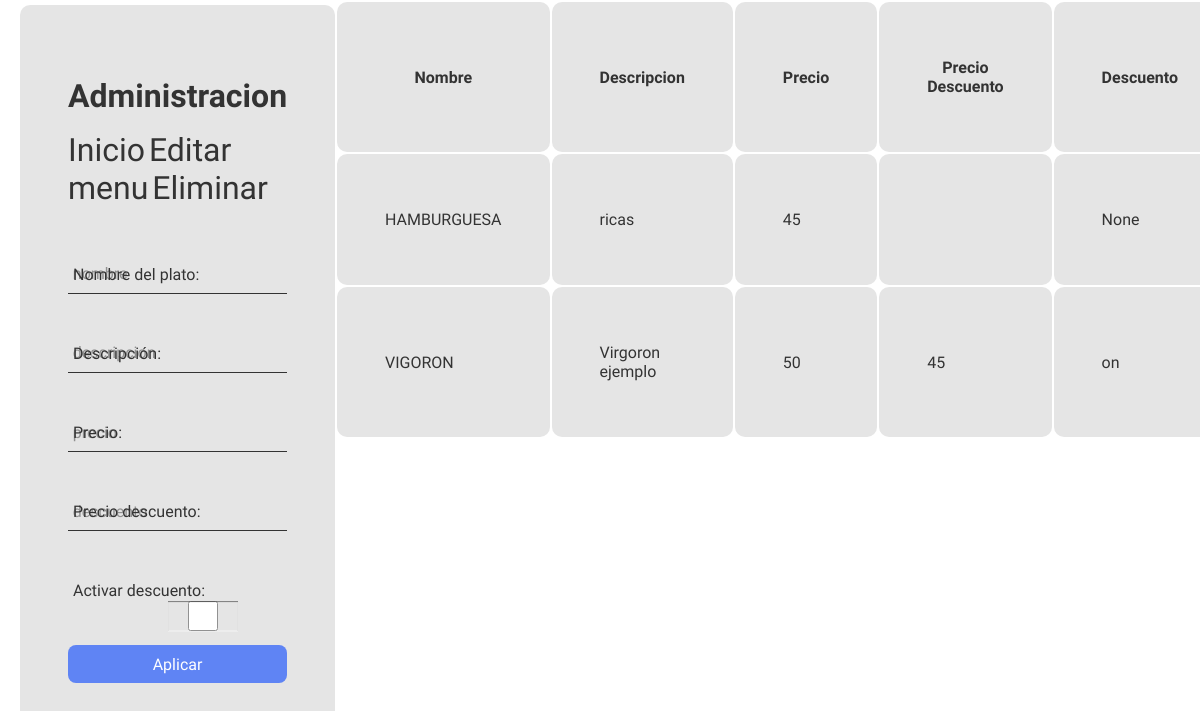
/admin (signed in), run on an earlier commit of the app's database.
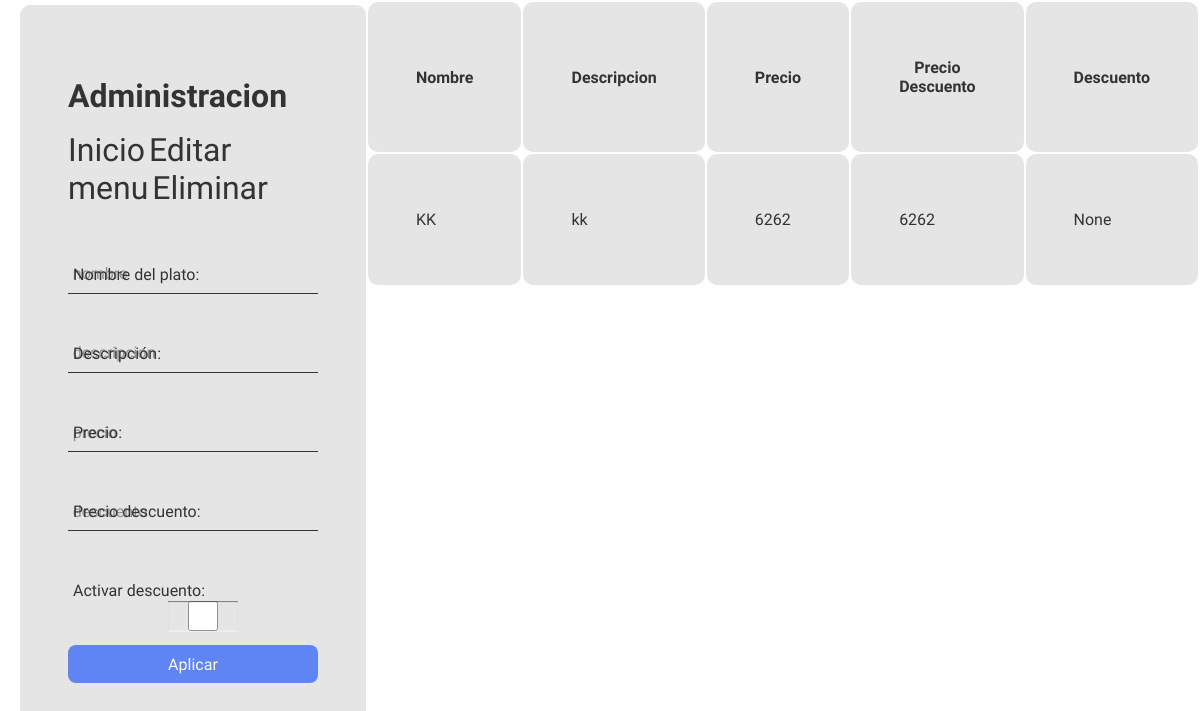
And on a later commit of the database.
### tables this page shows
CREATE TABLE comida(id INTEGER primary key AUTOINCREMENT,
nombre TEXT,
descripcion TEXT,
precio int not null,
precio_decuento int ,
Descuento boolean);

### app.py (the view)
@app.route("/admin", methods=["GET", "POST"])
@login_required
def admin():
    if(request.method == "POST"):
        nombre = request.form.get('nombre')
        descripcion = request.form.get('descripcion')
        precio = request.form.get('precio')
        descuento = request.form.get('descuento')
        p_descuento = request.form.get('p_descuento')
        validacion = db.execute("Select nombre from comida where nombre = ?" , nombre)
        if len(validacion) != 0:
             return apology('El Platillo, Ya esta usado', 400)
        try:
            db.execute("INSERT INTO comida(nombre, descripcion, precio, precio_decuento, Descuento) VALUES(?, ?, ?, ?, ?)", nombre, descripcion, precio, descuento, p_descuento)
            return redirect('/landing')
        except:
            return apology('El usuario ya esta usado', 400)
    else:
        comidas = db.execute("SELECT nombre, descripcion, precio, precio_decuento, Descuento FROM comida")
        return render_template("admin.html", comidas=comidas)

### app.py (called while the page is built)
@app.after_request
def after_request(response):
    response.headers["Cache-Control"] = "no-cache, no-store, must-revalidate"
    response.headers["Expires"] = 0
    response.headers["Pragma"] = "no-cache"
    return response

### helpers.py (called while the page is built)
def login_required(f):
    @wraps(f)
    def decorated_function(*args, **kwargs):
        if session.get("user_id") is None:
            return redirect("/login")
        return f(*args, **kwargs)
    return decorated_function

### templates/admin.html (shortened to what this page needs)
{% extends "layout.html" %}
{% block css %} "/static/css/admin.css"{% endblock %}
{% block body %}
<form class="form" action="/admin" method="post">
    <h2 class="form_title">Administracion</h2>
    <div>
        <a href="/landing" class="estilos">Inicio</a>
        <a href="/administrador" class="estilos">Editar menu</a>
        <a  href="/eliminar" class="estilos">Eliminar</a>
    </div>
    <div class="form_container">
        <div class="form_group">
            <input type="text" id="nombre" name="nombre" class="form_input"
                placeholder="nombre">
            <label for="nombre" class="form_label">Nombre del plato:</label>
        </div>
        <div class="form_group">
            <input type="text" id="descripcion" name="descripcion"
                class="form_input" placeholder="descripcion" required>
            <label for="descripcion" class="form_label">Descripción:</label>
        </div>
        <div class="form_group">
            <input type="number" id="precio" name="precio" class="form_input"
                placeholder="precio" required>
            <label for="precio" class="form_label">Precio:</label>
        </div>
        <div class="form_group">
            <input type="number" id="descuento" name="descuento"
                class="form_input" placeholder="descuento">
            <label for="descuento" class="form_label">Precio descuento:</label>
        </div>
        <div class="form_group">
            <label for="descuento" class="form_label">Activar descuento:</label>
            <input type="checkbox" id="p_descuento" name="p_descuento"
                class="checkbox-JASoft">
        </div>
        <input type="submit" class="form_submit" value="Aplicar">
    </div>
</form>
<table class="normal" summary="Tabla genérica" width="100px" height="100px">
    <tr>
        <th scope="col" class="normal th">Nombre</th>
        <th scope="col" class="normal th">Descripcion</th>
        <th scope="col" class="normal th">Precio</th>
        <th scope="col" class="normal th">Precio Descuento</th>
        <th scope="col" class="normal th">Descuento</th>
    </tr>
    {% for comidas in comidas %}
    <tr>
        <td> {{ comidas["nombre"].upper() }}</td>
        <td> {{ comidas["descripcion"] }}</td>
        <td> {{ comidas["precio"] }}</td>
        <td> {{ comidas["precio_decuento"] }}</td>
        <td> {{ comidas["Descuento"] }}</td>
    </tr>
    {% endfor %}
</table>
{% endblock %}

What changed in the data, as far as the page shows it:
removed comida: nombre "VIGORON", descripcion "Virgoron ejemplo", precio "50", precio_decuento "45", Descuento "on"
changed comida: nombre "HAMBURGUESA" → "KK"; descripcion "ricas" → "kk"; precio "45" → "6262"; precio_decuento (not shown) → "6262"
